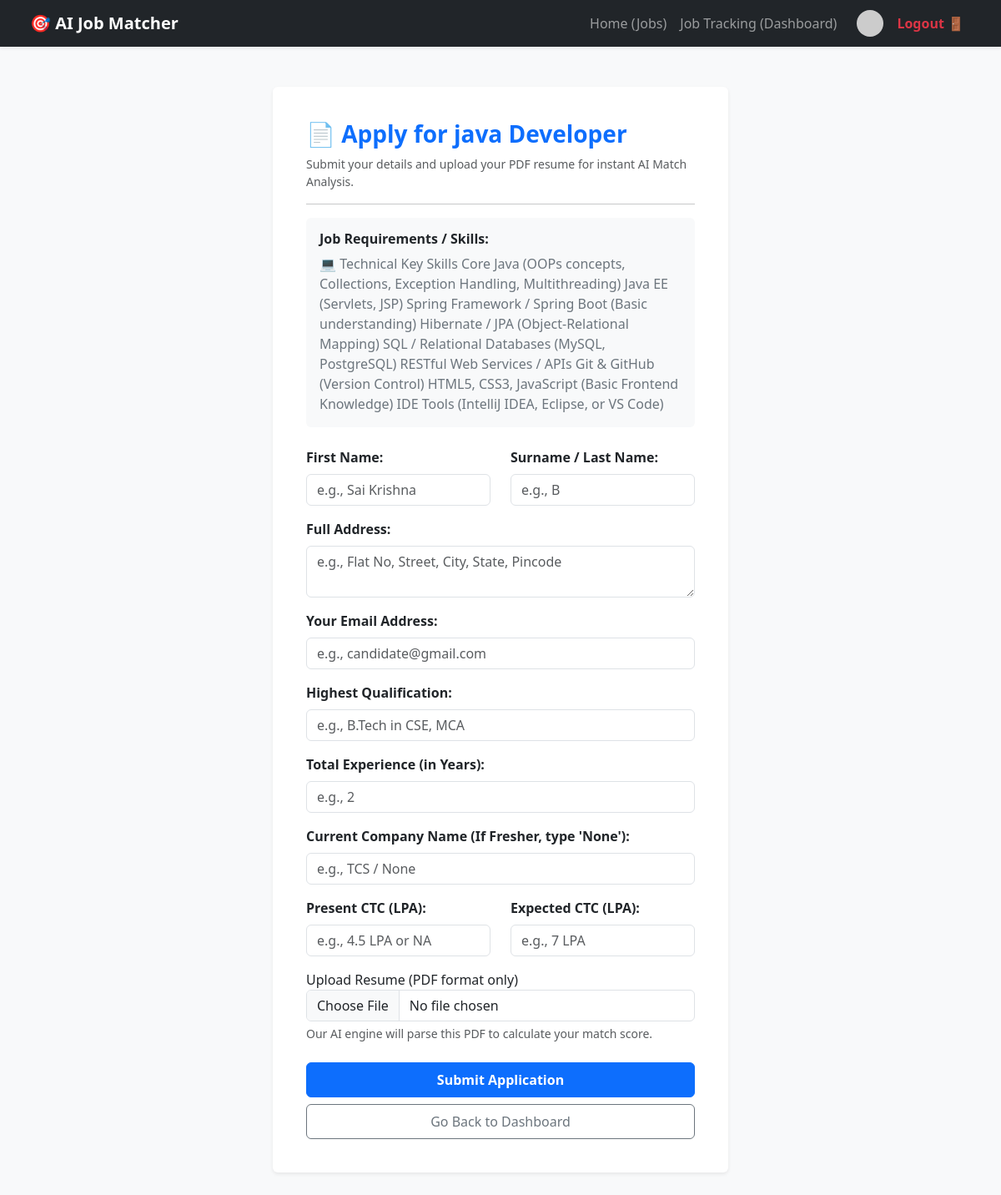
/job/apply/2/ (signed in), run on the app's committed database.
### demoapp/models.py (models this page shows, shortened)
class Job(models.Model):
    recruiter = models.ForeignKey(User, on_delete=models.CASCADE, limit_choices_to={'role': 'recruiter'})
    title = models.CharField(max_length=255)
    description = models.TextField()
    requirements = models.TextField(help_text="Comma separated skills")
    created_at = models.DateTimeField(auto_now_add=True)

### demoapp/views.py (the view, shortened to what this page needs)
# urls.py: path('job/apply/<int:job_id>/', views.apply_job_view, name='apply_job'),
@login_required
def apply_job_view(request, job_id):
    job = get_object_or_404(Job, pk=job_id)
    return render(request, 'apply_job.html', {'job': job})

### demoapp/templates/apply_job.html (shortened to what this page needs)
{% extends 'base.html' %}
{% block content %}
<div class="row justify-content-center mt-5">
    <div class="col-md-6">
        <div class="card shadow-sm border-0 p-4">
            <div class="card-body">
                <h3 class="card-title text-primary fw-bold">📄 Apply for {{ job.title }}</h3>
                <p class="text-muted small">Submit your details and upload your PDF resume for instant AI Match Analysis.</p>
                <hr>
                <div class="bg-light p-3 rounded mb-4">
                    <h6><strong>Job Requirements / Skills:</strong></h6>
                    <p class="mb-0 text-secondary">{{ job.requirements }}</p>
                </div>
                <form method="post" enctype="multipart/form-data" class="mt-3">
                    <div class="row mb-3 text-start">
                        <div class="col-md-6">
                            <label class="form-label fw-bold">First Name:</label>
                            <input type="text" name="first_name" class="form-control" placeholder="e.g., Sai Krishna" required>
                        </div>
                        <div class="col-md-6">
                            <label class="form-label fw-bold">Surname / Last Name:</label>
                            <input type="text" name="last_name" class="form-control" placeholder="e.g., B" required>
                        </div>
                    </div>
                    <div class="mb-3 text-start">
                        <label class="form-label fw-bold">Full Address:</label>
                        <textarea name="address" class="form-control" rows="2" placeholder="e.g., Flat No, Street, City, State, Pincode" required></textarea>
                    </div>
                    <div class="mb-3 text-start">
                        <label class="form-label fw-bold">Your Email Address:</label>
                        <input type="email" name="candidate_email" class="form-control" value="{{ request.user.email }}" placeholder="e.g., candidate@gmail.com" required>
                    </div>
                    <div class="mb-3 text-start">
                        <label class="form-label fw-bold">Highest Qualification:</label>
                        <input type="text" name="qualification" class="form-control" placeholder="e.g., B.Tech in CSE, MCA" required>
                    </div>
                    <div class="mb-3 text-start">
                        <label class="form-label fw-bold">Total Experience (in Years):</label>
                        <input type="number" name="experience_years" class="form-control" min="0" placeholder="e.g., 2" required>
                    </div>
                    <div class="mb-3 text-start">
                        <label class="form-label fw-bold">Current Company Name (If Fresher, type 'None'):</label>
                        <input type="text" name="current_company" class="form-control" placeholder="e.g., TCS / None">
                    </div>
                    <div class="row mb-3 text-start">
                        <div class="col">
                            <label class="form-label fw-bold">Present CTC (LPA):</label>
                            <input type="text" name="present_ctc" class="form-control" placeholder="e.g., 4.5 LPA or NA">
                        </div>
                        <div class="col">
                            <label class="form-label fw-bold">Expected CTC (LPA):</label>
                            <input type="text" name="expected_ctc" class="form-control" placeholder="e.g., 7 LPA" required>
                        </div>
                    </div>
                    <div class="mb-4 text-start">
                        <label class="for-resume" class="form-label fw-bold">Upload Resume (PDF format only)</label>
                        <input type="file" class="form-control" id="resume" name="resume" accept="application/pdf" required>
                        <div class="form-text text-muted">Our AI engine will parse this PDF to calculate your match score.</div>
                    </div>
                    <div class="d-grid gap-2">
                        <button type="submit" class="btn btn-primary py-2 fw-bold">Submit Application</button>
                        <a href="{% url 'dashboard' %}" class="btn btn-outline-secondary py-2">Go Back to Dashboard</a>
                    </div>
                </form>
            </div>
        </div>
    </div>
</div>
{% endblock %}

### data on the page
Job: title "java Developer", requirements "💻 Technical Key Skills Core Java (OOPs concepts, Collections, Exception Handling, Multithreading) Java EE (Servlets, JSP) Spring Framework / Spring Boot (Basic understanding) Hibernate / JPA (Object-Relational Mapping) SQL / Relational Databases (MySQL, PostgreSQL) RESTful Web Services / APIs Git & GitHub (Version Control) HTML5, CSS3, JavaScript (Basic Frontend Knowledge) IDE Tools (IntelliJ IDEA, Eclipse, or VS Code)"
